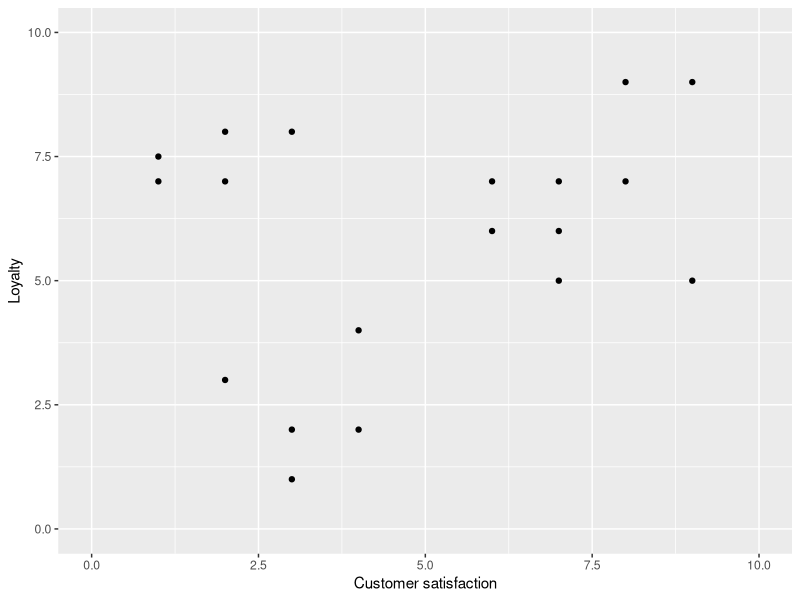
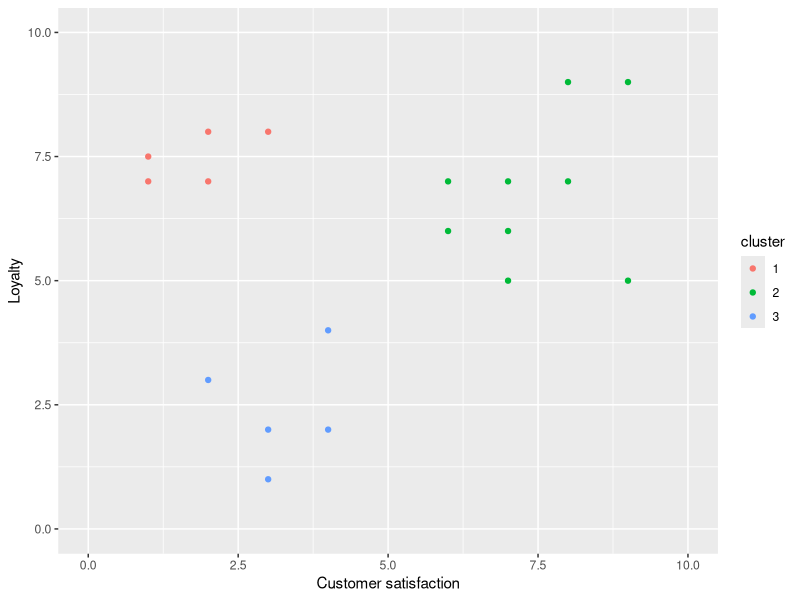
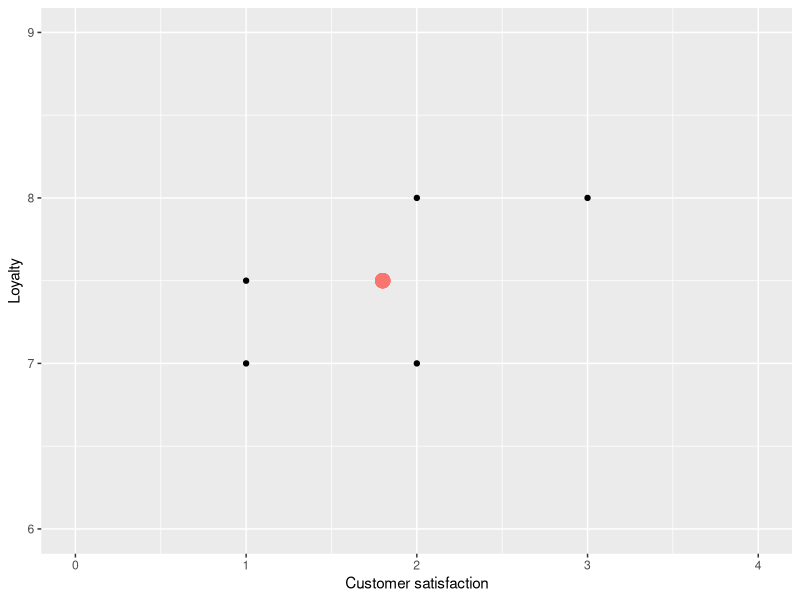
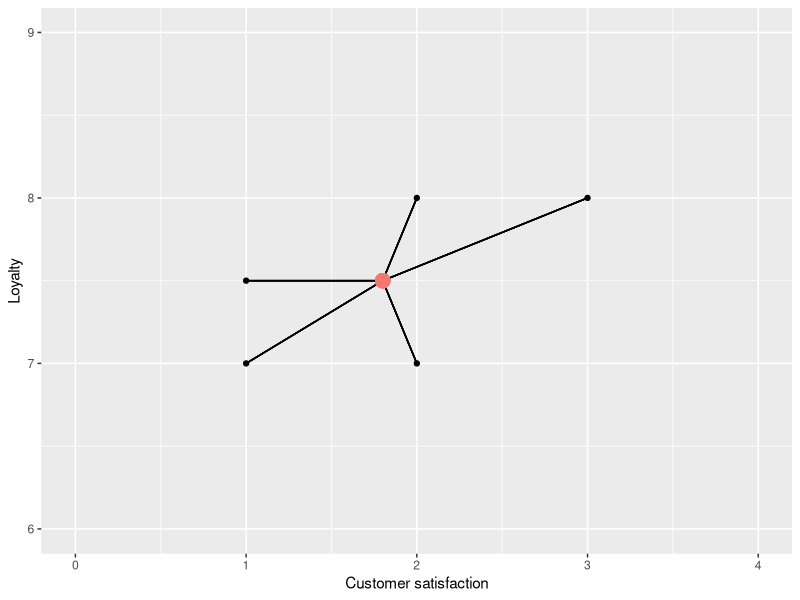
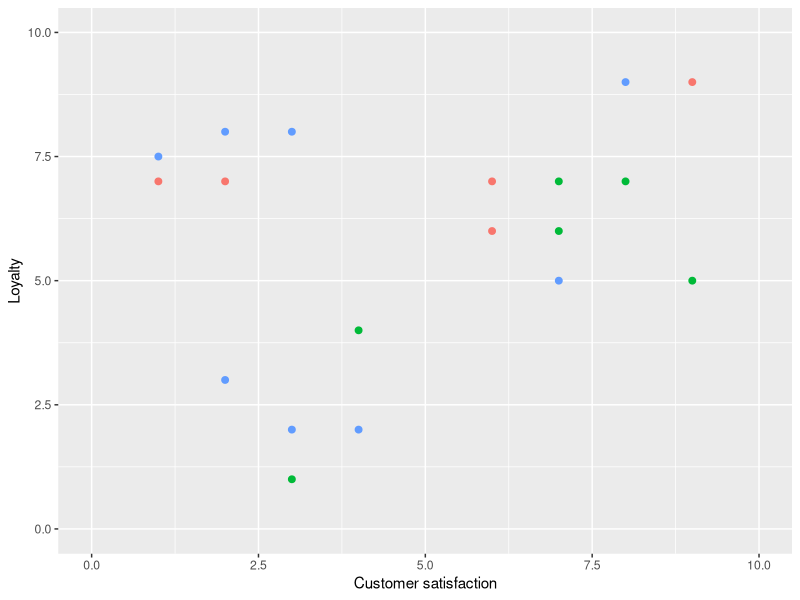
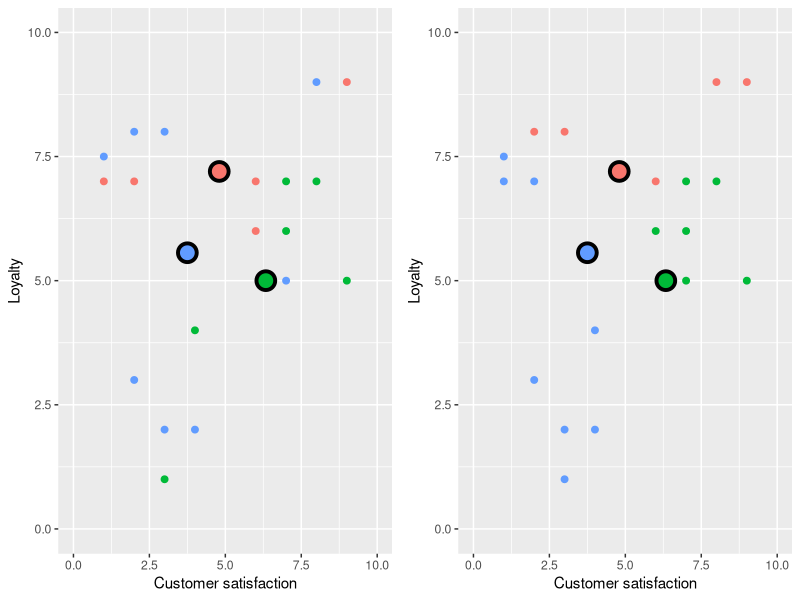
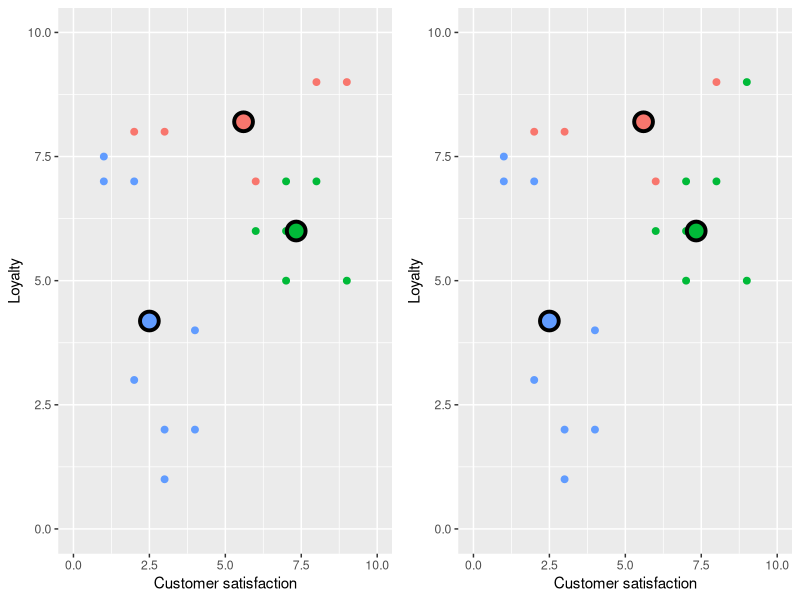
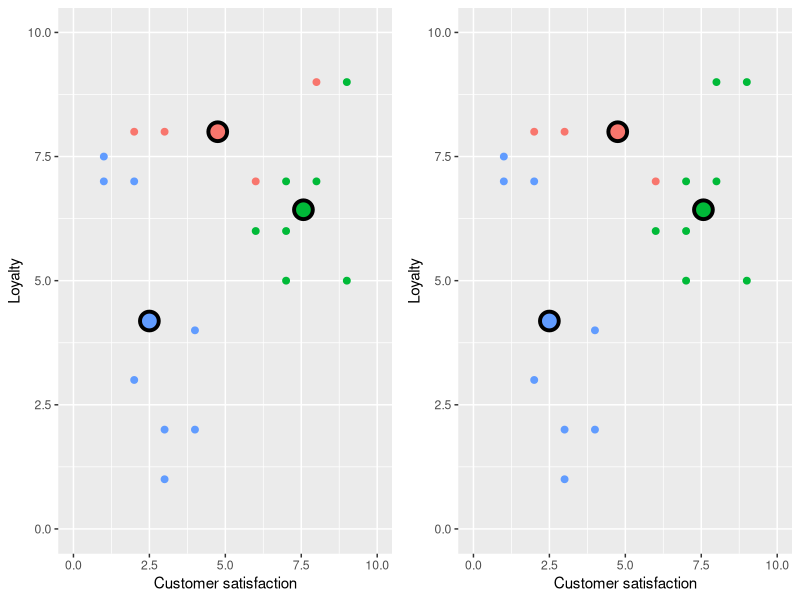

Reproduce these figures in R, in order. (Note: this script raises an error after producing the figures.)
## ---- chunk 1
library(tidyverse)
data <- read_csv('data/marketing.csv') %>%
	 mutate(cluster=as_factor(cluster))
marketing_data <- data[,1:2]
## ---- chunk 2
head(marketing_data)
## ---- chunk 3
base <- ggplot(data, aes(y = loyalty, x = csat)) +
  geom_point() +
  xlab("Customer satisfaction") +
  ylab("Loyalty") +
  xlim(c(0, 10)) +
  ylim(c(0, 10))

base
## ---- chunk 4
ggplot(data, aes(y = loyalty, x = csat, color = cluster)) +
  geom_point() +
  xlab("Customer satisfaction") +
  ylab("Loyalty") +
  xlim(c(0, 10)) +
  ylim(c(0, 10))
## ---- chunk 5
library(tidyverse)
#clus1 <- tibble(loyalty = c(7, 7.5, 8, 7, 8),
#               csat = c(1, 1, 2, 2, 3),
#               )
clus1 <- head(marketing_data, 5)
#clus1_center <- clus1 %>% summarize(csat = mean(csat), loyalty = mean(loyalty))
## ---- chunk 6
base <- ggplot(clus1) +
  geom_point(aes(y = loyalty, x = csat)) +
  labs(x = "Customer satisfaction", y = "Loyalty") +
  xlim(c(0, 4)) +
  ylim(c(6, 9)) +
  geom_point(aes(y = mean(loyalty), x = mean(csat), colour="red", size=2.5)) +
  theme(legend.position = "none")
base
## ---- chunk 7
base <- ggplot(clus1) +
  geom_point(aes(y = loyalty, x = csat)) +
  labs(x = "Customer satisfaction", y = "Loyalty") +
  xlim(c(0, 4)) +
  ylim(c(6, 9)) +
  theme(legend.position = "none")

mn <- clus1 %>% summarize(csat = mean(csat), loyalty=mean(loyalty))
for (i in 1:5) {
  base <- base + geom_segment(x = unlist(mn[1, "csat"]), y = unlist(mn[1, "loyalty"]),
                           xend = unlist(clus1[i, "csat"]), yend = unlist(clus1[i, "loyalty"]))
}
base <- base + geom_point(aes(y = mean(loyalty), x = mean(csat), colour="red", size=2.5)) 
base
## ---- chunk 8
library(gridExtra)
set.seed(16)
marketing_data["label"] = factor(sample(1:3, nrow(marketing_data), replace=T))

plt_lbl <- ggplot(marketing_data, aes(y = loyalty, x = csat, colour=label)) +
    geom_point(size=2) +
    xlab("Customer satisfaction") +
    ylab("Loyalty") +
    xlim(c(0, 10)) +
    ylim(c(0, 10)) + 
    theme(legend.position = "none")
print(plt_lbl)
## ---- chunk 9
for (i in 1:3){
    #compute centers
    centers <- marketing_data %>% group_by(label) %>% summarize_all(funs(mean))
    nclus = nrow(centers)
    #replot with centers
    plt_ctr <- ggplot(marketing_data, aes(y = loyalty, x = csat, colour=label)) +
        geom_point(size=2) +
        xlab("Customer satisfaction") +
        ylab("Loyalty") +
        xlim(c(0, 10)) +
        ylim(c(0, 10)) + 
        theme(legend.position = "none") +
        geom_point(data = centers, aes(y = loyalty, x = csat, fill = label), size=5, shape = 21, stroke = 2, colour = "black") 
    
    #reassign labels
    dists <- rbind(centers, marketing_data) %>% 
           select("csat", "loyalty") %>%
           dist() %>%
           as.matrix()
    dists <- as_tibble(dists[-(1:nclus),1:nclus])
    marketing_data <- marketing_data %>% mutate(label = apply(dists, 1, function(x) names(x)[which.min(x)]))
    
    plt_lbl <- ggplot(marketing_data, aes(y = loyalty, x = csat, colour=label)) +
        geom_point(size = 2) +
        xlab("Customer satisfaction") +
        ylab("Loyalty") +
        xlim(c(0, 10)) +
        ylim(c(0, 10)) + 
        theme(legend.position = "none") +
        geom_point(data = centers, aes(y = loyalty, x = csat, fill = label), size=5, shape = 21, stroke = 2, colour = "black") 
    
    #to generate the animated version, get rid of grid.arrange and use the below two lines
    #set the figure width to 4.35 too
    #print(plt_ctr)
    #print(plt_lbl)
    grid.arrange(plt_ctr, plt_lbl, nrow = 1)
}
## ---- chunk 10
set.seed(7)
marketing_data["label"] = factor(sample(1:3, nrow(marketing_data), replace=T))

plt_lbl <- ggplot(marketing_data, aes(y = loyalty, x = csat, colour=label)) +
    geom_point(size = 2) +
    xlab("Customer satisfaction") +
    ylab("Loyalty") +
    xlim(c(0, 10)) +
    ylim(c(0, 10)) + 
    theme(legend.position = "none")
print(plt_lbl)
## ---- chunk 11
for (i in 1:5){
    #compute centers
    centers <- marketing_data %>% group_by(label) %>% summarize_all(funs(mean))
    nclus = nrow(centers)
    #replot with centers
    plt_ctr <- ggplot(marketing_data, aes(y = loyalty, x = csat, colour=label)) +
        geom_point(size = 2) +
        xlab("Customer satisfaction") +
        ylab("Loyalty") +
        xlim(c(0, 10)) +
        ylim(c(0, 10)) + 
        theme(legend.position = "none") +
        geom_point(data = centers, aes(y = loyalty, x = csat, fill = label), size=5, shape = 21, stroke = 2, colour = "black") 
    
    #reassign labels
    dists <- rbind(centers, marketing_data) %>% 
           select("csat", "loyalty") %>%
           dist() %>%
           as.matrix()
    dists <- as_tibble(dists[-(1:nclus),1:nclus])
    marketing_data <- marketing_data %>% mutate(label = apply(dists, 1, function(x) names(x)[which.min(x)]))
    
    plt_lbl <- ggplot(marketing_data, aes(y = loyalty, x = csat, colour=label)) +
        geom_point(size = 2) +
        xlab("Customer satisfaction") +
        ylab("Loyalty") +
        xlim(c(0, 10)) +
        ylim(c(0, 10)) + 
        theme(legend.position = "none") +
        geom_point(data = centers, aes(y = loyalty, x = csat, fill = label), size=5, shape = 21, stroke = 2, colour = "black") 
    
    #print(plt_ctr)
    #print(plt_lbl)
    grid.arrange(plt_ctr, plt_lbl, nrow = 1)
}
## ---- chunk 12
library(broom)
set.seed(3)
kclusts <- tibble(k = 1:9) %>%
  mutate(
    kclust = map(k, ~kmeans(marketing_data[-3], .x)),
    tidied = map(kclust, tidy),
    glanced = map(kclust, glance),
    augmented = map(kclust, augment, marketing_data[-3])
  )

clusters <- kclusts %>%
  unnest(tidied)

assignments <- kclusts %>% 
  unnest(augmented)

clusterings <- kclusts %>%
  unnest(glanced, .drop = TRUE)

assignments$k <- factor(assignments$k)
levels(assignments$k) <- c("1 Cluster", "2 Clusters", "3 Clusters", "4 Clusters", "5 Clusters", "6 Clusters", "7 Clusters", "8 Clusters", "9 Clusters") 

clusters$k <- factor(clusters$k)
levels(clusters$k) <- c("1 Cluster", "2 Clusters", "3 Clusters", "4 Clusters", "5 Clusters", "6 Clusters", "7 Clusters", "8 Clusters", "9 Clusters") 


p1 <- ggplot(assignments, aes(csat, loyalty)) +
  geom_point(aes(color = .cluster, size = 3)) + 
  facet_wrap(~ k) +
  labs(x = 'Customer satisfaction', y = 'Loyalty', colour = 'Cluster') +
  theme(text = element_text(size=20), legend.position = "none") +
  geom_point(data = clusters %>% mutate(csat = x2, loyalty = x1), aes(fill = cluster), colour = "black", size = 5, shape = 21, stroke = 2)

p1
## ---- chunk 13
p2 <- ggplot(clusterings, aes(x = k, y = tot.withinss)) +
        geom_point(size = 2) +
        geom_line() +
        #annotate(geom = "line", x = 4, y = 35, xend = 2.65, yend = 27, arrow = arrow(length = unit(2, "mm"))) +
        geom_segment (aes (x = 4, y = 75, xend = 3.1, yend = 44), arrow = arrow (length = unit (0.2, "cm"))) +
        annotate("text", x = 4.4, y = 83, label="Elbow", size = 7, colour = "blue") +
        labs(x = "# Clusters", y = "Total WSSD") +
        theme(text = element_text(size=20)) + 
        scale_x_continuous(breaks = 1:9)
p2
## ---- chunk 14
unscaled_data <- read_csv('data/marketing.csv') %>%
	mutate(cluster=as_factor(cluster)) %>% 
  select(loyalty, csat)
## ---- chunk 15
scaled_data <- map_df(unscaled_data, scale)
scaled_data
## ---- chunk 16
set.seed(1234)
marketing_clust <- kmeans(marketing_data, centers = 3)
marketing_clust
## ---- chunk 17

clustered_data <- augment(marketing_clust, marketing_data)
head(clustered_data)
## ---- chunk 18

cluster_plot <- ggplot(clustered_data, aes(x = csat, y = loyalty, colour = .cluster), size=2) +
  geom_point() +
  labs(x = 'Customer satisfaction', y = 'Loyalty', colour = 'Cluster')
cluster_plot
## ---- chunk 19
glance(marketing_clust)
## ---- chunk 20
marketing_clust_ks <- tibble(k = 1:9) %>%
  mutate(marketing_clusts = map(k, ~kmeans(marketing_data, .x)),
         glanced = map(marketing_clusts, glance)) 
head(marketing_clust_ks)
## ---- chunk 21
clustering_statistics <- marketing_clust_ks %>%
  unnest(glanced)

head(clustering_statistics)
## ---- chunk 22
elbow_plot <- ggplot(clustering_statistics, aes(x = k, y = tot.withinss)) +
  geom_point() +
  geom_line() +
  xlab("K") +
  ylab("Total within-cluster sum of squares")+
  scale_x_continuous(breaks = 1:9)
elbow_plot
## ---- chunk 23
marketing_clust_ks <- tibble(k = 1:9) %>%
  mutate(marketing_clusts = map(k, ~kmeans(marketing_data, nstart = 10, .x)),
         glanced = map(marketing_clusts, glance)) 

clustering_statistics <- marketing_clust_ks %>%
  unnest(glanced)

elbow_plot <- ggplot(clustering_statistics, aes(x = k, y = tot.withinss)) +
  geom_point() +
  geom_line() +
  xlab("K") +
  ylab("Total within-cluster sum of squares")+
  scale_x_continuous(breaks = 1:9)
elbow_plot
